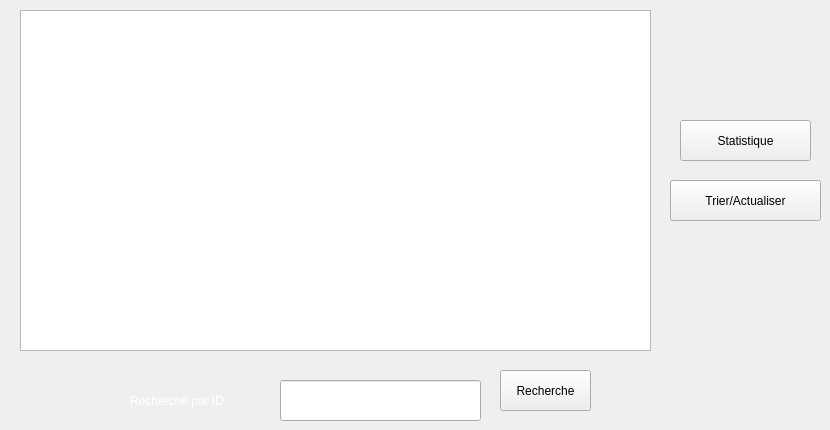
       <widget class="QWidget" name="Afficher_2">
        <attribute name="title">
         <string>Afficher une livraison</string>
        </attribute>
        <widget class="QTableView" name="tablelivraison">
         <property name="geometry">
          <rect>
           <x>20</x>
           <y>10</y>
           <width>631</width>
           <height>341</height>
          </rect>
         </property>
         <property name="styleSheet">
          <string notr="true">background-image: url(:/new/white.png);</string>
         </property>
        </widget>
        <widget class="QPushButton" name="pushButton_trie">
         <property name="geometry">
          <rect>
           <x>670</x>
           <y>180</y>
           <width>151</width>
           <height>41</height>
          </rect>
         </property>
         <property name="text">
          <string>Trier/Actualiser</string>
         </property>
        </widget>
        <widget class="QLabel" name="label_3">
         <property name="geometry">
          <rect>
           <x>130</x>
           <y>380</y>
           <width>121</width>
           <height>41</height>
          </rect>
         </property>
         <property name="styleSheet">
          <string notr="true">color : rgb(255, 255, 255);</string>
         </property>
         <property name="text">
          <string>Recherche par ID</string>
         </property>
        </widget>
        <widget class="QLineEdit" name="lineEdit_sr">
         <property name="geometry">
          <rect>
           <x>280</x>
           <y>380</y>
           <width>201</width>
           <height>41</height>
          </rect>
         </property>
        </widget>
        <widget class="QPushButton" name="pushButton_search_liv">
         <property name="geometry">
          <rect>
           <x>500</x>
           <y>370</y>
           <width>91</width>
           <height>41</height>
          </rect>
         </property>
         <property name="text">
          <string>Recherche</string>
         </property>
        </widget>
        <widget class="QPushButton" name="pushButton_8">
         <property name="geometry">
          <rect>
           <x>700</x>
           <y>60</y>
           <width>41</width>
           <height>41</height>
          </rect>
         </property>
         <property name="styleSheet">
          <string notr="true">
background:none;
border-radius:10px;
border-image: url(:/new/next1.png);</string>
         </property>
         <property name="text">
          <string/>
         </property>
        </widget>
        <widget class="QPushButton" name="pushButton_statistique">
         <property name="geometry">
          <rect>
           <x>680</x>
           <y>120</y>
           <width>131</width>
           <height>41</height>
          </rect>
         </property>
         <property name="text">
          <string>Statistique</string>
         </property>
        </widget>
       </widget>
